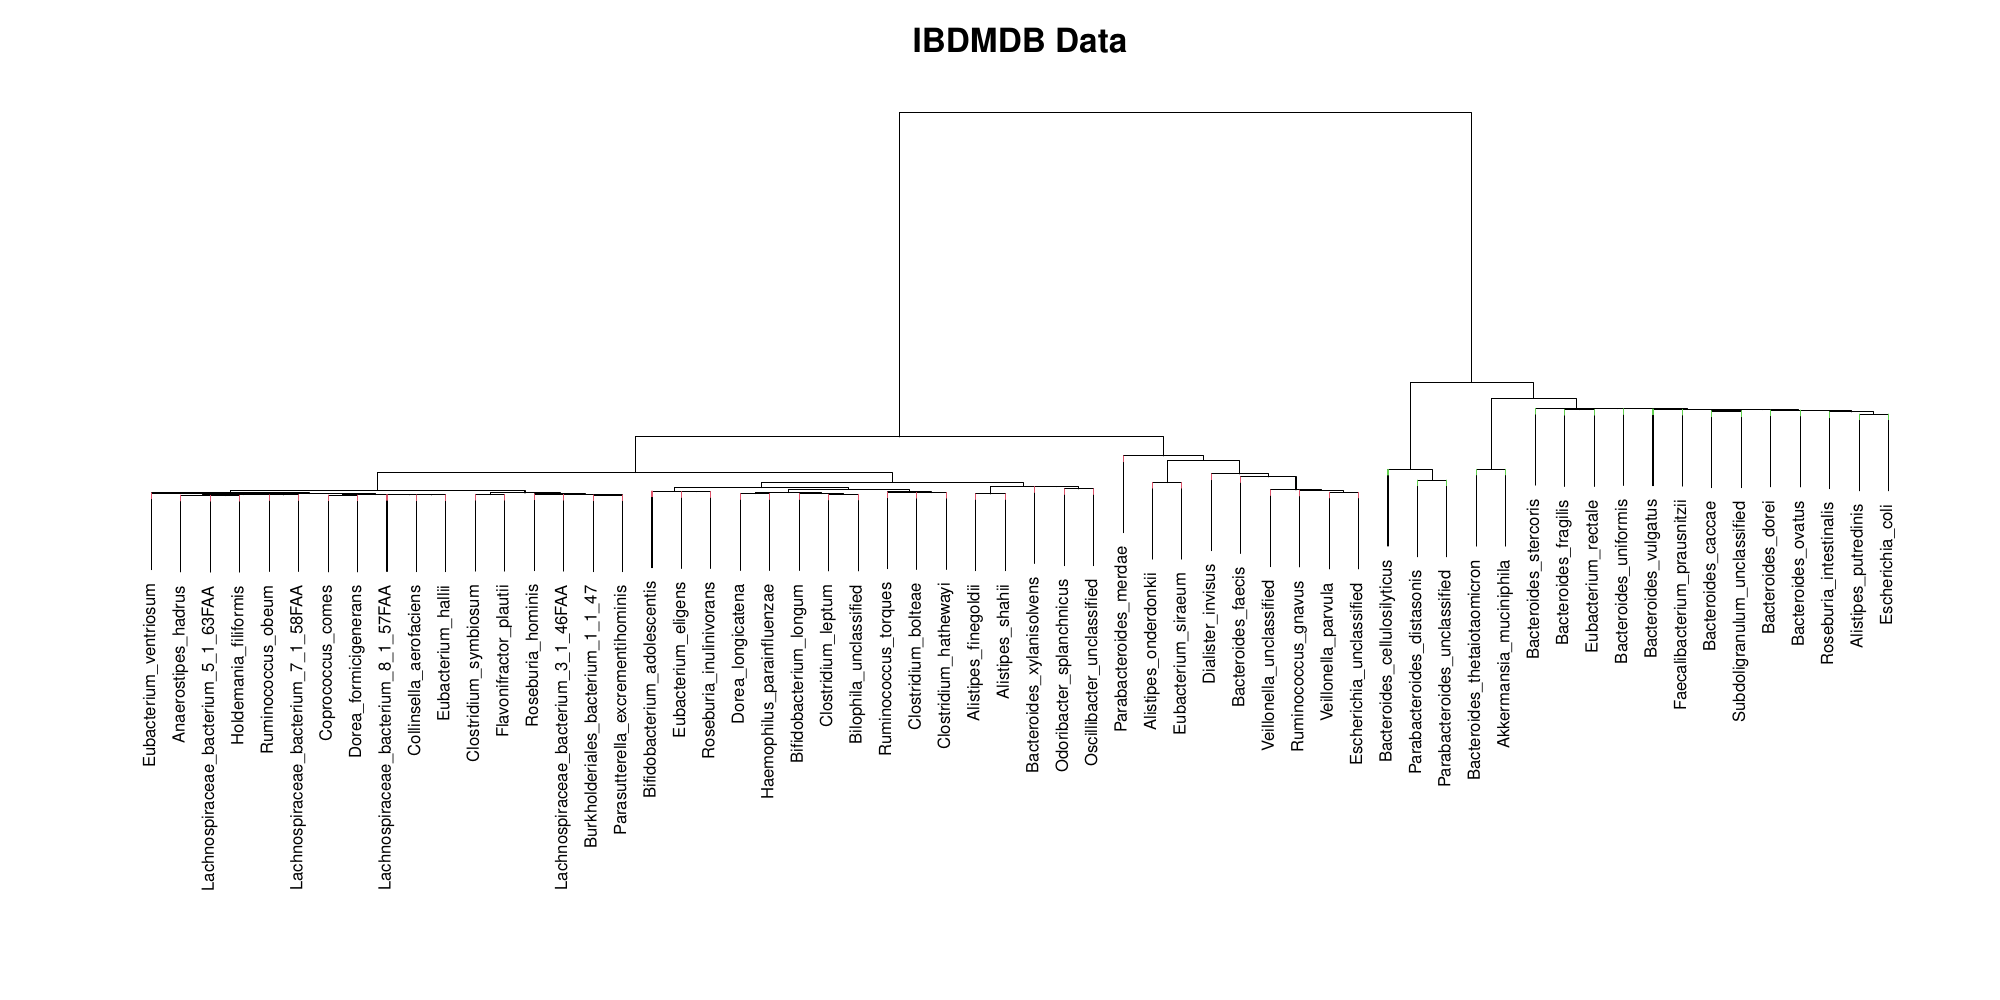

The R source for this figure:
## fastICA + hclust
library(fastICA)
library(reshape2)
library(sparcl)
ColorDendrogram_axes <- function(hc, y, main = "", branchlength = 0.7, labels = NULL, 
                             xlab = NULL, sub = NULL, ylab = "", cex.main = NULL) {
  if (is.null(labels)) 
    labels <- rep("", length(y))
  plot(hc, hang = 0.2, main = main, labels = labels, xlab = xlab, 
       sub = sub, ylab = ylab, cex.main = cex.main, axes = FALSE) # Suppress the axes
  y <- y[hc$ord]
  if (is.numeric(y)) {
    y <- y + 1
    y[y == 7] <- "orange"
  }
  for (i in 1:length(hc$ord)) {
    o = hc$merge[, 1] == -hc$ord[i] | hc$merge[, 2] == -hc$ord[i]
    segments(i, hc$he[o] - branchlength, i, hc$he[o], col = y[i])
  }
}

IBDMDB <- read.csv("IBDMDB_before_truncate.csv")
IBDMDB$species_name <- sapply(strsplit(as.character(IBDMDB$species_name), "\\|s__"), function(x) x[length(x)])
pre_ICA = NULL
sbjName = unique(IBDMDB$subject)
for (subject in sbjName) {
  subject_idx = which(IBDMDB$subject == subject)
  df = data.frame(species = IBDMDB$species[subject_idx],
                  time = IBDMDB$time[subject_idx],
                  data = IBDMDB$data[subject_idx])
  df_dcast = dcast(df, species ~ time, value.var = "data")[, -1]
  if (is.null(pre_ICA)){
    pre_ICA = df_dcast
  }else{
    pre_ICA = cbind(pre_ICA, df_dcast)
  }
}

ICA_part <- fastICA(pre_ICA, n.comp=15, alg.typ = "parallel", fun = "exp", alpha = 1.0,
                    method = "C", row.norm = FALSE, maxit = 5000, tol = 1e-03, verbose = TRUE)
ICA_df = ICA_part$S
all_species_nm = unique(IBDMDB$species_name)
row.names(ICA_df) = all_species_nm

## hclust
pdf("fastICA_IBDMDB.pdf", width=20, height=10)
dist = dist(ICA_df)
hc = hclust(dist, method  = "ward.D",  members=NULL)
y=cutree(hc, 2)
ColorDendrogram_axes(hc, y, labels=names(y), main="IBDMDB Data", 
                branchlength = 0.7, xlab = "", sub = "", ylab = "", cex.main = 2)
dev.off()
